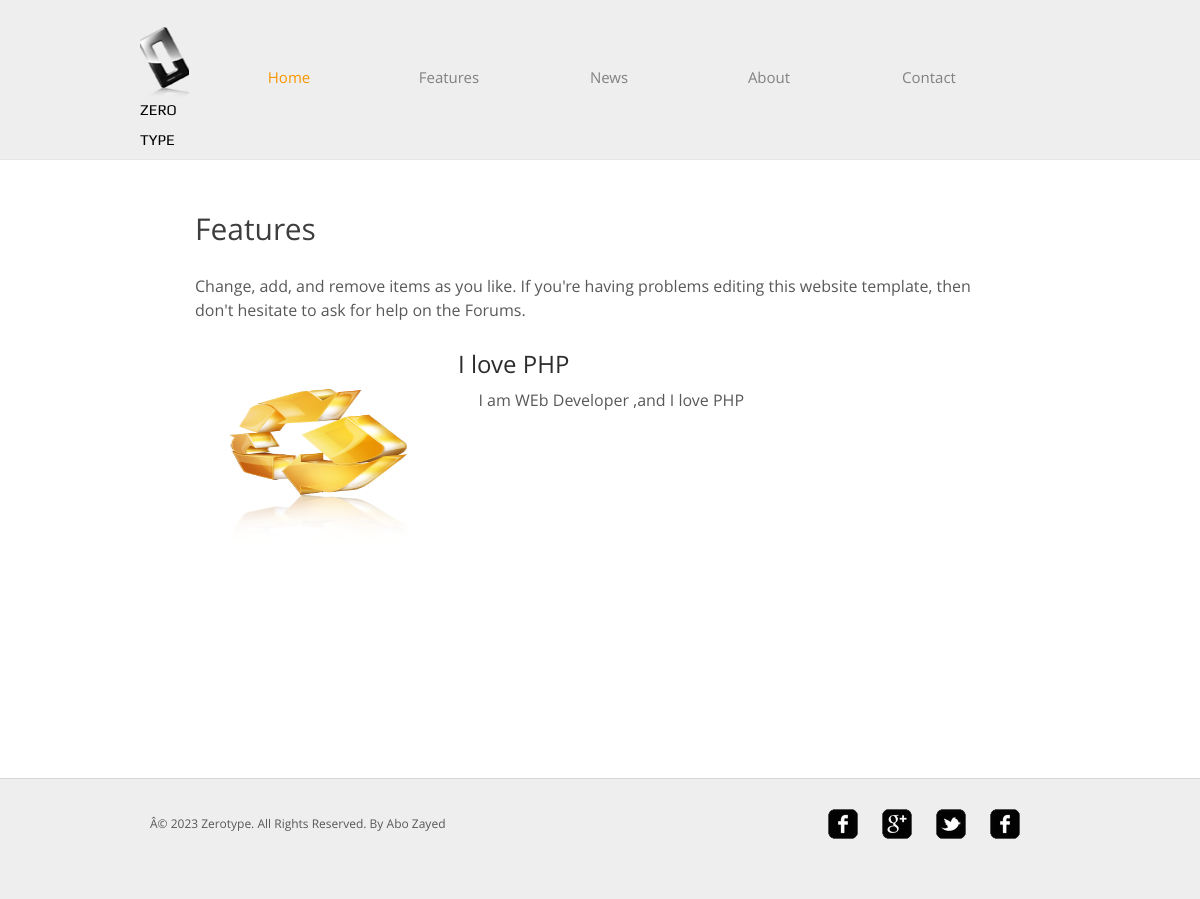
The page /features.php on the database its author committed.
### tables this page shows
CREATE TABLE IF NOT EXISTS `siteimage` (
  `id` int(11) NOT NULL AUTO_INCREMENT,
  `img_type` varchar(50) NOT NULL,
  `img_name` varchar(50) NOT NULL,
  `img_path` varchar(100) NOT NULL,
  `img_width` int(11) NOT NULL,
  `img_height` int(11) NOT NULL,
  PRIMARY KEY (`id`)
);

CREATE TABLE IF NOT EXISTS `sitepost` (
  `id` int(11) NOT NULL AUTO_INCREMENT,
  `post_title` varchar(150) DEFAULT NULL,
  `post_author` varchar(50) DEFAULT NULL,
  `post_content` text NOT NULL,
  `post_desc` varchar(255) DEFAULT NULL,
  `post_photo` varchar(100) DEFAULT NULL,
  `post_type` varchar(50) NOT NULL,
  `post_date_d` int(11) DEFAULT NULL,
  `post_date_y` int(11) DEFAULT NULL,
  PRIMARY KEY (`id`)
);

CREATE TABLE IF NOT EXISTS `sitedesc` (
  `id` int(11) NOT NULL AUTO_INCREMENT,
  `status` smallint(2) NOT NULL,
  `title` varchar(100) NOT NULL,
  `author` varchar(100) NOT NULL,
  `desc` text NOT NULL,
  `keywords` varchar(255) NOT NULL,
  `copyright` varchar(255) NOT NULL,
  `phone` int(11) NOT NULL,
  `email` varchar(150) NOT NULL,
  `address` varchar(255) NOT NULL,
  PRIMARY KEY (`id`)
);

### mangeDesc.php (called while the page is built, shortened)
<?php
$getData = "SELECT * FROM siteDesc ORDER BY id";
$getDataQuery = mysql_query($getData);
$getRow       = mysql_fetch_array($getDataQuery);
$facebookUrl = "SELECT facebook FROM siteurl ORDER BY id";
$facebookData = mysql_query($facebookUrl) or die(mysql_error());
$facebook = mysql_fetch_array($facebookData);
$twitterUrl = "SELECT twitter FROM siteurl ORDER BY id";
$twitterData = mysql_query($twitterUrl) or die(mysql_error());
$twitter = mysql_fetch_array($twitterData);
$googleUrl = "SELECT google FROM siteurl ORDER BY id";
$googleData = mysql_query($googleUrl) or die(mysql_error());
$google = mysql_fetch_array($googleData);
$youtubeUrl = "SELECT youtube FROM siteurl ORDER BY id";
$youtubeData = mysql_query($youtubeUrl) or die(mysql_error());
$youtube = mysql_fetch_array($youtubeData);
$getLogo = "SELECT * FROM siteimage WHERE img_type='logo'";
$getLogoQuery = mysql_query($getLogo);
$getLogoRow       = mysql_fetch_array($getLogoQuery);
$g_f_desc_sql = "SELECT post_content FROM sitepost WHERE post_type='f_desc'";
$g_f_desc_query = mysql_query($g_f_desc_sql) or die(mysql_error());
$g_f_desc_row = mysql_fetch_array($g_f_desc_query);
$g_f_post_sql = "SELECT * FROM sitepost WHERE post_type='features' ORDER BY id DESC";
$g_f_post_query = mysql_query($g_f_post_sql) or die(mysql_error());

### features.php (the view)
<?php
include_once 'header.php';
include_once 'mangeDesc.php';
?>
	<div id="contents">
		<div class="features">
			<h1>Features</h1>
			<p>
				<?php echo $g_f_desc_row['post_content'];  ?>
			</p>
                        <?php
                        while ($g_f_post_row = mysql_fetch_array($g_f_post_query)){
                            echo '
                             <div class="f_post">
				<img class="f_post" src="admincp/images/'.$g_f_post_row['post_photo'].'" alt="Img">
				<h2 class="f_post">'.$g_f_post_row['post_title'].'</h2>
				<p class="f_post">
				'.$g_f_post_row['post_content'].'
				</p>
			     </div>
                            ';
                        }
                        ?>
		</div>
	</div>
	<?php include_once 'footer.php';  ?>

### header.php (shortened to what this page needs)
<?php
include_once 'mangeDesc.php';
?>
<!DOCTYPE HTML>
<html>
<head>
	<link rel="stylesheet" href="css/style.css" type="text/css">
</head>
<body>
	<div id="header">
		<div>
			<div class="logo">
                            <a href="index.php"  <?php echo 'style="background: url(admincp/'.$getLogoRow['img_path'].') no-repeat center top; height: '.$getLogoRow['img_height'].'px; width: '.$getLogoRow['img_width'].'px;"'; ?> >Zero Type</a>
			</div>
			<ul id="navigation">
				<li class="active">
					<a href="index.php">Home</a>
				</li>
				<li>
					<a href="features.php">Features</a>
				</li>
				<li>
					<a href="news.php">News</a>
				</li>
				<li>
					<a href="about.php">About</a>
				</li>
				<li>
					<a href="contact.php">Contact</a>
				</li>
			</ul>
		</div>
	</div>

### footer.php (shortened to what this page needs)
<div id="footer">
		<div class="clearfix">
			<div id="connect">
				<a href="<?php echo $facebook['facebook']; ?>" target="_blank" class="facebook"></a>
                                <a href="<?php echo $google['google']; ?>" target="_blank" class="google"></a>
                                <a href="<?php echo $twitter['twitter']; ?>" target="_blank" class="twitter"></a>
                                <a href="<?php echo $youtube['youtube']; ?>" target="_blank" class="youtube"></a>
			</div>
			<p>
				<?php  echo $getRow['copyright']; ?>
			</p>
		</div>
	</div>
</body>
</html>

### css/style.css (style rules this page uses)
body { background-color: #fff; font-family: 'OpenSans'; margin: 0; }
img { border: 0; }
.clearfix:after, #contents:after { clear:both; content:""; display:block; height:1%; line-height:0; visibility:hidden; }
#header { background-color: #eee; border-bottom: 1px solid #e6e6e6; padding: 27px 0; }
#header > div, #footer > div { width: 920px; margin: 0 auto; padding: 0 20px; }
#header .logo { float: left; margin-right: 20px; }
#header .logo a { color: #000; display: block; font: 15px/30px 'Play'; height: 20px; width: 76px; padding-top: 68px; text-decoration: none; text-transform: uppercase; }
#navigation { display: inline-block; list-style: none; line-height: 100px; margin: 0; padding: 0; }
#navigation li { float: left; width: 160px; text-align: center; }
#navigation li a { color: #818181; font-size: 15px; line-height: 30px; text-decoration: none; }
#navigation li.active a { color: #f99600; }
#contents { min-height: 510px; width: 880px; margin: 0 auto; padding: 54px 40px; }
h1 { color: #3e3e3e; font-size: 30px; font-weight: normal; line-height: 30px; margin: 0 0 30px; }
h2 { color: #2c2c2c; font-size: 24px; font-weight: normal; line-height: 24px; margin: 0 0 12px; }
p { color: #585858; font-size: 16px; line-height: 24px; margin: 0 0 30px; }
#contents .features { width: 810px; margin: 0 auto; }
.features > div { display: inline-block; margin: 0 0 30px; }
.features > div img { float: left; margin-right: 20px; margin-top: 36px; }
#footer { background-color: #eee; border-top: 1px solid #d8d8d8; padding: 30px 0; }
#footer p { font-size: 12px; line-height: 30px; padding-left: 10px; }
#connect { float: right; display: inline-block; margin-right: 30px; }
#connect a { background: url(../images/icons.png) no-repeat; display: inline-block; height: 30px; width: 30px; margin: 0 10px; }
#connect a.google { background-position: 0 -40px; }
#connect a.twitter { background-position: 0 -80px; }
div.f_post { width: 100%; }
img.f_post { width: 30%; height: 170px; float: left; }
p.f_post { float: right; width: 65%; }

### rows shown on the page
siteimage: img_path (picture)
sitepost: post_content "Change, add, and remove items as you like. If you're having problems editing this website template, then don't hesitate to ask for help on the Forums."
sitepost: post_photo (picture), post_title "I love PHP", post_content "I am WEb Developer ,and I love PHP"
sitedesc: copyright "Â© 2023 Zerotype. All Rights Reserved. By Abo Zayed"
